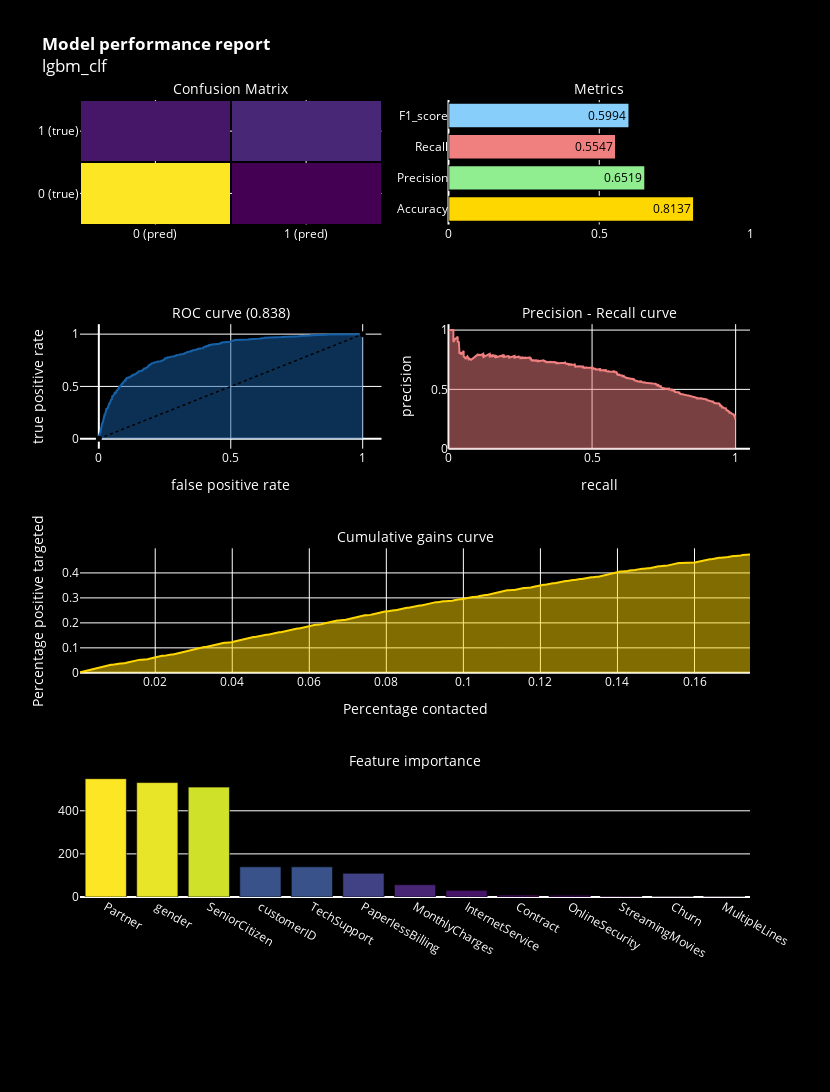

The notebook cell this image was saved under:
### Markdown cell above
## Light GBM after Random Gridsearch

### Code cell
%%time
lgbm_clf = lgbm.LGBMClassifier(**opt_parameters)

lgbm_clf.fit(X_train, y_train)
lgbm_clf.fit(X_train, y_train)
y_pred = lgbm_clf.predict(X_test)
y_score = lgbm_clf.predict_proba(X_test)[:,1]

model_performance('lgbm_clf')

### Figure 1 — Plotly figure (JSON) as saved in the notebook; plotly's stock layout.template omitted (floating-point values rounded to 4 significant figures; data arrays with more than 128 entries replaced by an {"elided": "..."} marker saying what was removed)
{"data": [{"colorscale": [[0.0, "#440154"], [0.1111, "#482878"], [0.2222, "#3e4989"], [0.3333, "#31688e"], [0.4444, "#26828e"], [0.5556, "#1f9e89"], [0.6667, "#35b779"], [0.7778, "#6ece58"], [0.8889, "#b5de2b"], [1.0, "#fde725"]], "showscale": false, "type": "heatmap", "x": ["0 (pred)", "1 (pred)"], "xaxis": "x", "xgap": 2, "y": ["0 (true)", "1 (true)"], "yaxis": "y", "ygap": 2, "z": [[1423, 157], [236, 294]]}, {"marker": {"color": ["gold", "lightgreen", "lightcoral", "lightskyblue"], "line": {"color": "#000000", "width": 1.5}}, "opacity": 1, "orientation": "h", "text": [0.8137, 0.6519, 0.5547, 0.5994], "textfont": {"color": "black"}, "textposition": "auto", "type": "bar", "x": [0.8137, 0.6519, 0.5547, 0.5994], "xaxis": "x2", "y": ["Accuracy", "Precision", "Recall", "F1_score"], "yaxis": "y2"}, {"fill": "tozeroy", "line": {"color": "rgb(22, 96, 167)", "width": 2}, "name": "Roc : 0.838", "type": "scatter", "x": {"elided": "655 float values"}, "xaxis": "x3", "y": {"elided": "655 float values"}, "yaxis": "y3"}, {"line": {"color": "black", "dash": "dot", "width": 1.5}, "type": "scatter", "x": [0, 1], "xaxis": "x3", "y": [0, 1], "yaxis": "y3"}, {"fill": "tozeroy", "line": {"color": "lightcoral", "width": 2}, "name": "Precision[0.25715672 0.25679612 0.25729572 ... 1.         1.         1.        ]", "type": "scatter", "x": {"elided": "1880 float values"}, "xaxis": "x4", "y": {"elided": "1880 float values"}, "yaxis": "y4"}, {"marker": {"color": [549, 531, 510, 140, 140, 120, 110, 95, 93, 84, 69, 57, 56, 53, 47, 46, 38, 31, 9, 8, 8, 8, 6, 5, 4, 2, 1, 1, 1], "colorscale": [[0.0, "#440154"], [0.1111, "#482878"], [0.2222, "#3e4989"], [0.3333, "#31688e"], [0.4444, "#26828e"], [0.5556, "#1f9e89"], [0.6667, "#35b779"], [0.7778, "#6ece58"], [0.8889, "#b5de2b"], [1.0, "#fde725"]], "line": {"color": "black", "width": 0.6}}, "name": "coefficients", "type": "bar", "x": ["Partner", "gender", "SeniorCitizen", "customerID", "TechSupport", null, "PaperlessBilling", null, null, null, null, "MonthlyCharges", null, null, null, null, null, "InternetService", "Contract", "OnlineSecurity", null, null, null, null, "StreamingMovies", null, null, "Churn", "MultipleLines"], "xaxis": "x6", "y": [549, 531, 510, 140, 140, 120, 110, 95, 93, 84, 69, 57, 56, 53, 47, 46, 38, 31, 9, 8, 8, 8, 6, 5, 4, 2, 1, 1, 1], "yaxis": "y6"}, {"fill": "tozeroy", "line": {"color": "gold", "width": 2}, "type": "scatter", "x": {"elided": "368 float values"}, "xaxis": "x5", "y": {"elided": "2110 float values"}, "yaxis": "y5"}], "layout": {"annotations": [{"font": {"color": "white", "size": 14}, "showarrow": false, "text": "Confusion Matrix", "x": 0.225, "xanchor": "center", "xref": "paper", "y": 1.0, "yanchor": "bottom", "yref": "paper"}, {"font": {"color": "white", "size": 14}, "showarrow": false, "text": "Metrics", "x": 0.775, "xanchor": "center", "xref": "paper", "y": 1.0, "yanchor": "bottom", "yref": "paper"}, {"font": {"color": "white", "size": 14}, "showarrow": false, "text": "ROC curve (0.838)", "x": 0.225, "xanchor": "center", "xref": "paper", "y": 0.7188, "yanchor": "bottom", "yref": "paper"}, {"font": {"color": "white", "size": 14}, "showarrow": false, "text": "Precision - Recall curve", "x": 0.775, "xanchor": "center", "xref": "paper", "y": 0.7188, "yanchor": "bottom", "yref": "paper"}, {"font": {"color": "white", "size": 14}, "showarrow": false, "text": "Cumulative gains curve", "x": 0.5, "xanchor": "center", "xref": "paper", "y": 0.4375, "yanchor": "bottom", "yref": "paper"}, {"font": {"color": "white", "size": 14}, "showarrow": false, "text": "Feature importance", "x": 0.5, "xanchor": "center", "xref": "paper", "y": 0.1562, "yanchor": "bottom", "yref": "paper"}], "autosize": false, "font": {"color": "white"}, "height": 1500, "margin": {"b": 195}, "paper_bgcolor": "black", "plot_bgcolor": "black", "showlegend": false, "title": {"text": "<b>Model performance report</b><br>lgbm_clf"}, "width": 830, "xaxis": {"anchor": "y", "color": "white", "domain": [0.0, 0.45]}, "xaxis2": {"anchor": "y2", "color": "white", "domain": [0.55, 1.0], "range": [0, 1]}, "xaxis3": {"anchor": "y3", "color": "white", "domain": [0.0, 0.45], "title": {"text": "false positive rate"}}, "xaxis4": {"anchor": "y4", "color": "white", "domain": [0.55, 1.0], "range": [0, 1.05], "title": {"text": "recall"}}, "xaxis5": {"anchor": "y5", "color": "white", "domain": [0.0, 1.0], "title": {"text": "Percentage contacted"}}, "xaxis6": {"anchor": "y6", "color": "white", "domain": [0.0, 1.0]}, "yaxis": {"anchor": "x", "color": "white", "domain": [0.8438, 1.0]}, "yaxis2": {"anchor": "x2", "color": "white", "domain": [0.8438, 1.0]}, "yaxis3": {"anchor": "x3", "color": "white", "domain": [0.5625, 0.7188], "title": {"text": "true positive rate"}}, "yaxis4": {"anchor": "x4", "color": "white", "domain": [0.5625, 0.7188], "range": [0, 1.05], "title": {"text": "precision"}}, "yaxis5": {"anchor": "x5", "color": "white", "domain": [0.2812, 0.4375], "title": {"text": "Percentage positive targeted"}}, "yaxis6": {"anchor": "x6", "color": "white", "domain": [0.0, 0.1562]}}}
